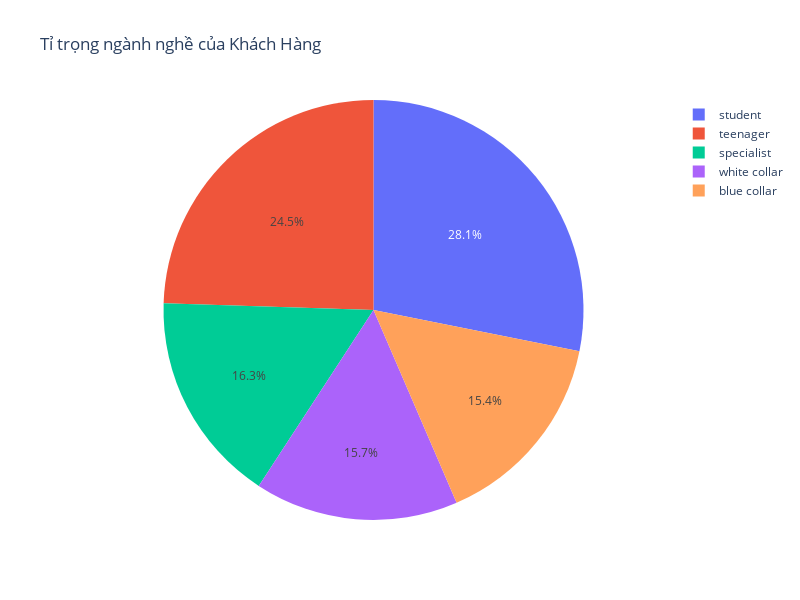

Source (notebook cell):
### Code cell
# fig = px.histogram(customer, x = 'gender', title = 'Gender Distribution')
fig = px.pie(customer,
            names = 'job', title='Tỉ trọng ngành nghề của Khách Hàng')
fig.update_layout(width = 800, height = 600)
fig.show()

### Figure 1 — Plotly figure (JSON) as saved in the notebook; plotly's stock layout.template omitted (floating-point values rounded to 4 significant figures; data arrays with more than 128 entries replaced by an {"elided": "..."} marker saying what was removed)
{"data": [{"domain": {"x": [0, 1], "y": [0, 1]}, "hovertemplate": "job=%{label}<extra></extra>", "labels": {"elided": "4446 str values"}, "legendgroup": "", "name": "", "showlegend": true, "type": "pie"}], "layout": {"height": 600, "legend": {"tracegroupgap": 0}, "title": {"text": "Tỉ trọng ngành nghề của Khách Hàng"}, "width": 800}}
